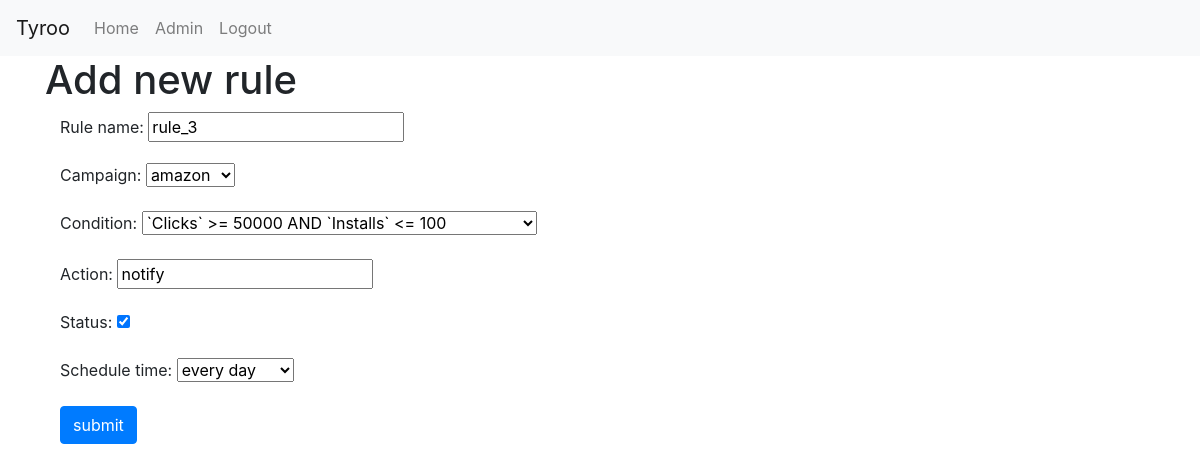
/rules_display/rule_update/3/ (signed in), run on the app's committed database.
### rule_based_engine/models.py (models this page shows)
class camp_rules(models.Model):
    rule_name = models.CharField(max_length=15)
    campaign = models.CharField(max_length=20, choices=campaign)
    condition = models.CharField(max_length=50, choices=rule_choices)
    action = models.CharField(max_length=10, default='notify')
    status = models.BooleanField()
    schedule_time = models.CharField(max_length=20,choices=schedule_time_choices)

### rule_based_engine/views.py (the view)
# urls.py: re_path(r'^rule_update/(?P<id>\d+)/$', views.rule_update, name='rule_update'),
@login_required
def rule_update(request, id):
    rule = get_object_or_404(camp_rules, id=id)
    if request.method == 'POST':
        form = forms.create_rule_form(request.POST, instance=rule)
        if form.is_valid():
            rule = form.save(commit=False)
            rule.save()
            return HttpResponseRedirect(reverse('rule_based_engine:rule_display'))
    else:
        form = forms.create_rule_form(instance=rule)
    return render(request,'rbe/rule_form.html',context={'form':form})

### rule_based_engine/forms.py
class create_rule_form(forms.ModelForm):
    class Meta:
        model = camp_rules
        fields = '__all__'

### templates/rbe/rule_form.html (shortened to what this page needs)
<!DOCTYPE html>
<!DOCTYPE html>
{% extends "rbe/base.html" %}
{% block body_block %}
<h1> Add new rule </h1>
<div class="container">
    <form method="POST">
        {{ form.as_p }}
        <input type="submit" class="btn btn-primary" value="submit">
    </form>
</div>
{% endblock %}

### data on the page
camp_rules: rule_name "rule_3", campaign "amazon", condition "`Clicks` >= 50000 AND `Installs` <= 100", action "notify", status "☑", schedule_time "every day"
